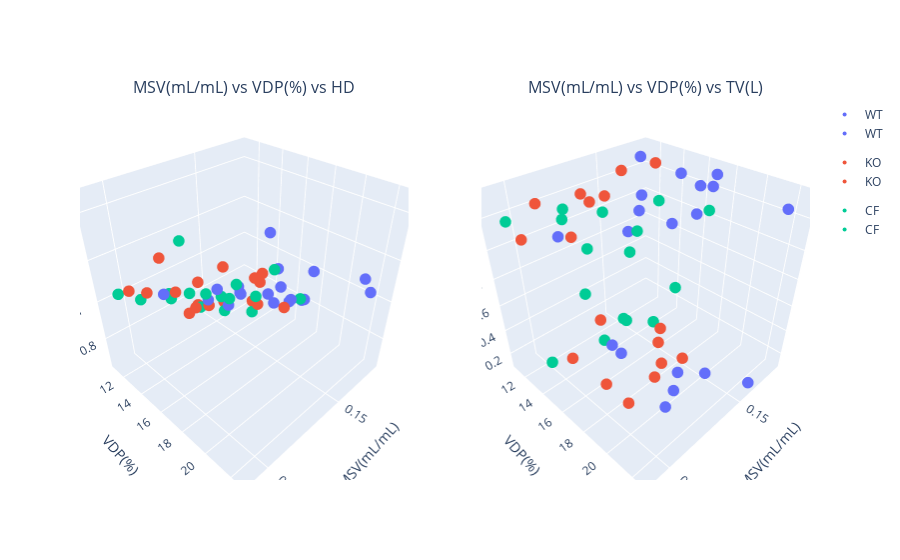

Notebook code for this chart:
### Code cell
corr_3D(df_rat_pa_combine_hd, pa_hd_labels, ['MSV(mL/mL)','VDP(%)','HD'], ['MSV(mL/mL)','VDP(%)','TV(L)'])

### Figure 1 — Plotly figure (JSON) as saved in the notebook; plotly's stock layout.template omitted (floating-point values rounded to 4 significant figures)
{"data": [{"hovertemplate": "color=WT<br>MSV(mL/mL)=%{x}<br>VDP(%)=%{y}<br>HD=%{z}<extra></extra>", "legendgroup": "WT", "marker": {"color": "#636efa", "size": 4, "symbol": "circle"}, "mode": "markers", "name": "WT", "scene": "scene", "showlegend": true, "type": "scatter3d", "x": [0.155, 0.123, 0.121, 0.12, 0.17, 0.16, 0.125, 0.139, 0.162, 0.153, 0.16, 0.18, 0.17, 0.17, 0.14, 0.15, 0.2, 0.128, 0.119], "y": [15.2, 11, 17.1, 15.7, 19.8, 19, 22.1, 17.7, 15.9, 17.3, 14.7, 20.3, 14.2, 15.1, 22.6, 20.2, 15.1, 15.1, 16.7], "z": [0.9391, 0.6561, 0.8222, 0.7538, 1.277, 1.129, 1.057, 0.9257, 1.034, 1.005, 0.8823, 1.464, 0.9397, 1.027, 1.201, 1.198, 1.135, 0.7602, 0.7942]}, {"hovertemplate": "color=KO<br>MSV(mL/mL)=%{x}<br>VDP(%)=%{y}<br>HD=%{z}<extra></extra>", "legendgroup": "KO", "marker": {"color": "#EF553B", "size": 4, "symbol": "circle"}, "mode": "markers", "name": "KO", "scene": "scene", "showlegend": true, "type": "scatter3d", "x": [0.2, 0.209, 0.195, 0.15, 0.16, 0.14, 0.19, 0.19, 0.19, 0.16, 0.15, 0.17, 0.177, 0.169, 0.134, 0.146, 0.175], "y": [13.4, 13.5, 15.3, 18.3, 17.6, 15.1, 13.1, 18.5, 16.5, 11.5, 16.1, 18.2, 13.3, 14.1, 13.7, 12.3, 13.7], "z": [1.082, 1.133, 1.13, 0.9568, 1.146, 0.936, 1.195, 1.323, 1.194, 0.7646, 0.8924, 1.186, 0.8639, 0.9005, 0.7492, 0.7498, 0.901]}, {"hovertemplate": "color=CF<br>MSV(mL/mL)=%{x}<br>VDP(%)=%{y}<br>HD=%{z}<extra></extra>", "legendgroup": "CF", "marker": {"color": "#00cc96", "size": 4, "symbol": "circle"}, "mode": "markers", "name": "CF", "scene": "scene", "showlegend": true, "type": "scatter3d", "x": [0.159, 0.16, 0.18, 0.18, 0.18, 0.15, 0.2, 0.187, 0.179, 0.205, 0.14, 0.17, 0.15, 0.211, 0.177, 0.128], "y": [17, 14.8, 14, 11.8, 12, 12.6, 12.6, 21.4, 15.4, 17.8, 14.4, 13.4, 12.9, 12.7, 17.7, 17.4], "z": [1.009, 0.9223, 1.012, 0.9321, 0.9119, 0.8092, 1.02, 1.391, 1.054, 1.453, 0.7362, 0.8696, 0.7343, 1.099, 1.17, 0.8688]}, {"hovertemplate": "color=WT<br>MSV(mL/mL)=%{x}<br>VDP(%)=%{y}<br>TV(L)=%{z}<extra></extra>", "legendgroup": "WT", "marker": {"color": "#636efa", "size": 4, "symbol": "circle"}, "mode": "markers", "name": "WT", "scene": "scene2", "showlegend": true, "type": "scatter3d", "x": [0.155, 0.123, 0.121, 0.12, 0.17, 0.16, 0.125, 0.139, 0.162, 0.153, 0.16, 0.18, 0.17, 0.17, 0.14, 0.15, 0.2, 0.128, 0.119], "y": [15.2, 11, 17.1, 15.7, 19.8, 19, 22.1, 17.7, 15.9, 17.3, 14.7, 20.3, 14.2, 15.1, 22.6, 20.2, 15.1, 15.1, 16.7], "z": [1.248, 1.265, 1.304, 0.987, 0.13, 0.137, 1.267, 1.32, 1.205, 1.134, 1.015, 0.127, 0.142, 0.126, 0.125, 0.125, 1.199, 1.28, 1.207]}, {"hovertemplate": "color=KO<br>MSV(mL/mL)=%{x}<br>VDP(%)=%{y}<br>TV(L)=%{z}<extra></extra>", "legendgroup": "KO", "marker": {"color": "#EF553B", "size": 4, "symbol": "circle"}, "mode": "markers", "name": "KO", "scene": "scene2", "showlegend": true, "type": "scatter3d", "x": [0.2, 0.209, 0.195, 0.15, 0.16, 0.14, 0.19, 0.19, 0.19, 0.16, 0.15, 0.17, 0.177, 0.169, 0.134, 0.146, 0.175], "y": [13.4, 13.5, 15.3, 18.3, 17.6, 15.1, 13.1, 18.5, 16.5, 11.5, 16.1, 18.2, 13.3, 14.1, 13.7, 12.3, 13.7], "z": [1.325, 1.162, 1.179, 0.127, 0.12, 0.117, 0.115, 0.116, 0.127, 0.133, 0.127, 0.129, 1.283, 1.264, 1.329, 1.283, 1.239]}, {"hovertemplate": "color=CF<br>MSV(mL/mL)=%{x}<br>VDP(%)=%{y}<br>TV(L)=%{z}<extra></extra>", "legendgroup": "CF", "marker": {"color": "#00cc96", "size": 4, "symbol": "circle"}, "mode": "markers", "name": "CF", "scene": "scene2", "showlegend": true, "type": "scatter3d", "x": [0.159, 0.16, 0.18, 0.18, 0.18, 0.15, 0.2, 0.187, 0.179, 0.205, 0.14, 0.17, 0.15, 0.211, 0.177, 0.128], "y": [17, 14.8, 14, 11.8, 12, 12.6, 12.6, 21.4, 15.4, 17.8, 14.4, 13.4, 12.9, 12.7, 17.7, 17.4], "z": [1.29, 0.875, 0.972, 1.082, 1.157, 0.138, 0.132, 1.122, 1.254, 1.014, 0.139, 0.136, 0.138, 1.246, 1.22, 1.108]}], "layout": {"annotations": [{"font": {"size": 16}, "showarrow": false, "text": "MSV(mL/mL) vs VDP(%) vs HD", "x": 0.225, "xanchor": "center", "xref": "paper", "y": 1, "yanchor": "bottom", "yref": "paper"}, {"font": {"size": 16}, "showarrow": false, "text": "MSV(mL/mL) vs VDP(%) vs TV(L)", "x": 0.775, "xanchor": "center", "xref": "paper", "y": 1, "yanchor": "bottom", "yref": "paper"}], "scene": {"aspectmode": "cube", "domain": {"x": [0, 0.45], "y": [0, 1]}, "xaxis": {"title": {"text": "MSV(mL/mL)"}}, "yaxis": {"title": {"text": "VDP(%)"}}, "zaxis": {"title": {"text": "HD"}}}, "scene2": {"domain": {"x": [0.55, 1], "y": [0, 1]}, "xaxis": {"title": {"text": "MSV(mL/mL)"}}, "yaxis": {"title": {"text": "VDP(%)"}}, "zaxis": {"title": {"text": "TV(L)"}}}}}
